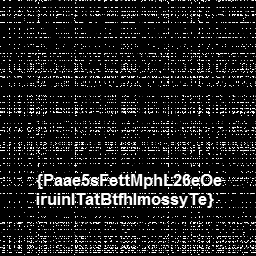
#> input picture crypto/what_u_have_done/ctf.tiff, 256 x 256 px, found by its file name
$ python deFlag.py
#> lines starting #> are read from the running program, lines starting #| are printed output that depends on the picture
from PIL import Image
import numpy

ctf_file="ctf.tiff" # CTF file name
# START READING THE 256 BYTES KEY  FROM THE TAIL OF FILE
f= open(ctf_file,"rb")
f.seek(-256,2)
key=f.read()
f.close()
key=list(key)
# END ###,
im = Image.open(ctf_file) # open CTF file image
#> im is the input picture: PIL image 256x256 L; min 0, max 255, mean 29.7
imarray = numpy.array(im)
# START DE SCRAMBLING THE IMAGE
imarray[:,:]=imarray[key,:]
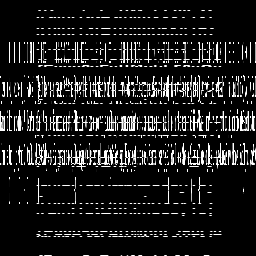
#> imarray: shape (256, 256); min 0, max 255, mean 29.7
imarray[:,:]=imarray[:,key]
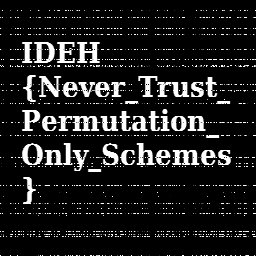
#> imarray: shape (256, 256); min 0, max 255, mean 29.7
# END ###,
im=Image.fromarray(imarray)
im.save("ctf_de.tiff") # saving the descrambled image: check the flag
##END####,
